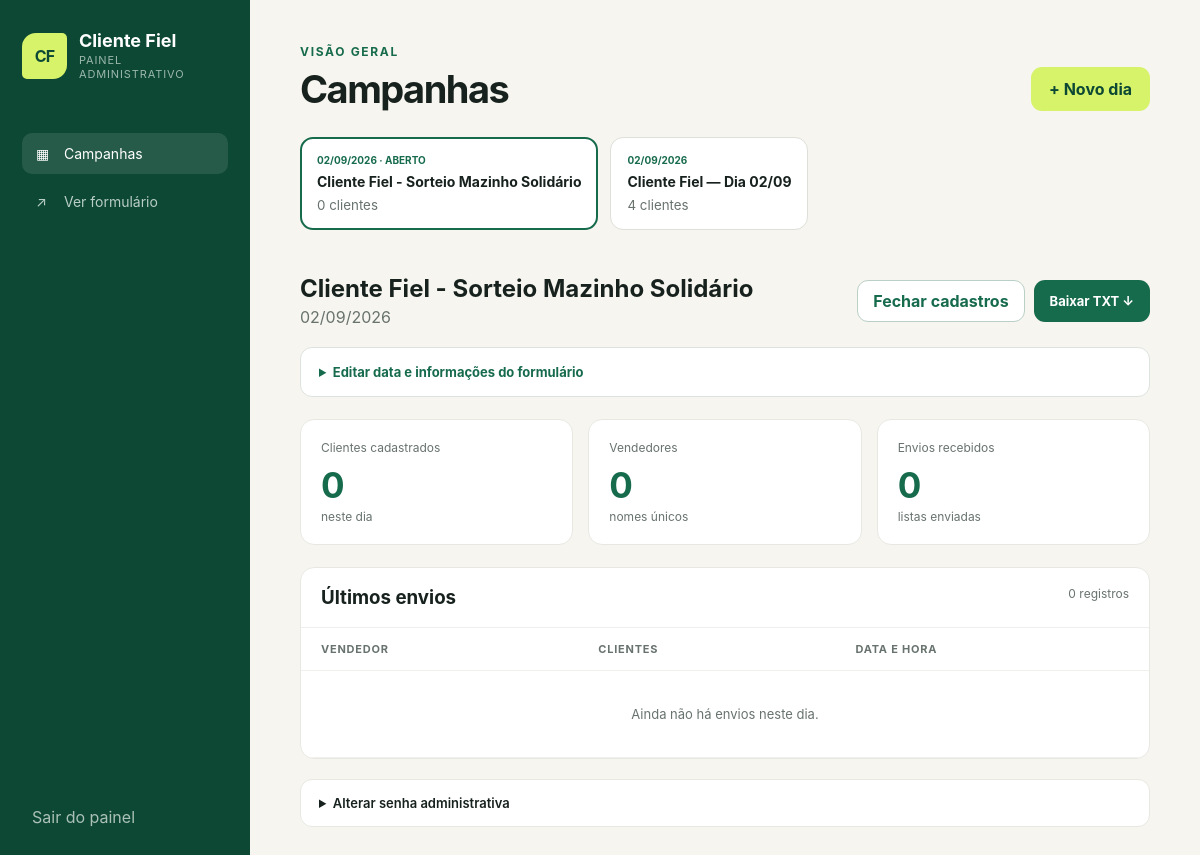
/admin.php (signed in), run on the app's committed database.
### tables this page shows
CREATE TABLE campaigns (
        id INTEGER PRIMARY KEY AUTOINCREMENT,
        campaign_date TEXT NOT NULL,
        title TEXT NOT NULL,
        is_active INTEGER NOT NULL DEFAULT 0,
        created_at TEXT NOT NULL
    , purchase_start TEXT, purchase_end TEXT, intro_text TEXT, deadline_text TEXT, rules_text TEXT, contact_text TEXT, seller_note TEXT, customer_instructions TEXT);

### bootstrap.php (called while the page is built, shortened)
<?php
function db(): PDO
{
    static $pdo = null;
    if ($pdo instanceof PDO) {
        return $pdo;
    }
    $pdo = new PDO('sqlite:' . DB_PATH, null, null, [
        PDO::ATTR_ERRMODE => PDO::ERRMODE_EXCEPTION,
        PDO::ATTR_DEFAULT_FETCH_MODE => PDO::FETCH_ASSOC,
    ]);
    $pdo->exec('PRAGMA foreign_keys = ON');
    $pdo->exec('PRAGMA busy_timeout = 5000');
    $pdo->exec('CREATE TABLE IF NOT EXISTS settings (
        setting_key TEXT PRIMARY KEY,
        setting_value TEXT NOT NULL
    )');
    $pdo->exec('CREATE TABLE IF NOT EXISTS campaigns (
        id INTEGER PRIMARY KEY AUTOINCREMENT,
        campaign_date TEXT NOT NULL,
        title TEXT NOT NULL,
        is_active INTEGER NOT NULL DEFAULT 0,
        created_at TEXT NOT NULL
    )');
    $pdo->exec('CREATE TABLE IF NOT EXISTS submissions (
        id INTEGER PRIMARY KEY AUTOINCREMENT,
        campaign_id INTEGER NOT NULL,
        seller_name TEXT NOT NULL,
        raw_text TEXT NOT NULL,
        created_at TEXT NOT NULL,
        FOREIGN KEY (campaign_id) REFERENCES campaigns(id) ON DELETE CASCADE
    )');
    $pdo->exec('CREATE TABLE IF NOT EXISTS customers (
        id INTEGER PRIMARY KEY AUTOINCREMENT,
        submission_id INTEGER NOT NULL,
        customer_name TEXT NOT NULL,
        region TEXT NOT NULL,
        FOREIGN KEY (submission_id) REFERENCES submissions(id) ON DELETE CASCADE
    )');
    return $pdo;
}
function e(?string $value): string
{
    return htmlspecialchars((string) $value, ENT_QUOTES | ENT_SUBSTITUTE, 'UTF-8');
}
function setting(string $key): ?string
{
    $stmt = db()->prepare('SELECT setting_value FROM settings WHERE setting_key = ?');
    $stmt->execute([$key]);
    $value = $stmt->fetchColumn();
    return $value === false ? null : (string) $value;
}
function format_date_br(string $date): string
{
    $parsed = DateTimeImmutable::createFromFormat('!Y-m-d', $date);
    return $parsed ? $parsed->format('d/m/Y') : $date;
}

### admin.php (the view, shortened to what this page needs)
<?php
require __DIR__ . '/bootstrap.php';
function admin_logged_in(): bool
{
    return !empty($_SESSION['admin_logged_in']);
}
$passwordHash = setting('admin_password_hash');
$view = $passwordHash === null ? 'setup' : (admin_logged_in() ? 'dashboard' : 'login');
$errors = [];
$campaigns = [];
$selected = null;
$submissions = [];
$totals = ['customers' => 0, 'sellers' => 0];
if ($view === 'dashboard') {
    $campaigns = db()->query('SELECT c.*,
        (SELECT COUNT(*) FROM submissions s WHERE s.campaign_id = c.id) AS submission_count,
        (SELECT COUNT(*) FROM customers cu JOIN submissions s2 ON s2.id = cu.submission_id WHERE s2.campaign_id = c.id) AS customer_count
        FROM campaigns c ORDER BY c.campaign_date DESC, c.id DESC')->fetchAll();
    $selectedId = filter_input(INPUT_GET, 'campaign', FILTER_VALIDATE_INT) ?: ($campaigns[0]['id'] ?? null);
    foreach ($campaigns as $candidate) {
        if ((int) $candidate['id'] === (int) $selectedId) {
            $selected = $candidate;
            break;
        }
    }
    if ($selected) {
        $stmt = db()->prepare('SELECT s.id, s.seller_name, s.created_at, COUNT(c.id) AS customer_count
            FROM submissions s LEFT JOIN customers c ON c.submission_id = s.id
            WHERE s.campaign_id = ? GROUP BY s.id ORDER BY s.created_at DESC');
        $stmt->execute([$selected['id']]);
        $submissions = $stmt->fetchAll();
        $totals['customers'] = (int) $selected['customer_count'];
        $totals['sellers'] = count(array_unique(array_column($submissions, 'seller_name')));
    }
}
?>
<!doctype html>
<html lang="pt-BR">
<head>
    <link rel="stylesheet" href="assets/style.css">
</head>
<body class="admin-body">
<?php if ($view !== 'dashboard'): ?>
    <main class="auth-shell">
        <a class="brand centered" href="index.php"><span class="brand-mark">CF</span><span><strong>Cliente Fiel</strong><small>Painel administrativo</small></span></a>
        <section class="auth-card">
            <span class="eyebrow"><?= $view === 'setup' ? 'Primeiro acesso' : 'Acesso restrito' ?></span>
            <h1><?= $view === 'setup' ? 'Crie sua senha' : 'Bem-vindo de volta' ?></h1>
            <p><?= $view === 'setup' ? 'Defina a senha que será usada para administrar as campanhas.' : 'Digite sua senha para acessar os cadastros.' ?></p>
            <?php if ($errors): ?><div class="alert error"><?= e(implode(' ', $errors)) ?></div><?php endif; ?>
            <form method="post">
                <input type="hidden" name="csrf" value="<?= e(csrf_token()) ?>">
                <input type="hidden" name="action" value="<?= $view === 'setup' ? 'setup' : 'login' ?>">
                <label for="password">Senha</label>
                <input id="password" type="password" name="password" minlength="8" required autofocus>
                <?php if ($view === 'setup'): ?>
                    <label for="password_confirm">Confirme a senha</label>
                    <input id="password_confirm" type="password" name="password_confirm" minlength="8" required>
                <?php endif; ?>
                <button class="primary-button" type="submit"><?= $view === 'setup' ? 'Criar painel' : 'Entrar' ?> <span>→</span></button>
            </form>
        </section>
        <a class="back-link" href="index.php">← Voltar ao formulário</a>
    </main>
<?php else: ?>
    <div class="dashboard-shell">
        <aside class="sidebar">
            <a class="brand light" href="admin.php"><span class="brand-mark">CF</span><span><strong>Cliente Fiel</strong><small>Painel administrativo</small></span></a>
            <nav>
                <a class="active" href="admin.php"><span>▦</span> Campanhas</a>
                <a href="index.php" target="_blank"><span>↗</span> Ver formulário</a>
            </nav>
            <form method="post" class="logout-form">
                <button type="submit">Sair do painel</button>
            </form>
        </aside>
        <main class="dashboard-main">
            <header class="dashboard-header">
                <div><span class="eyebrow">Visão geral</span><h1>Campanhas</h1></div>
                <button class="secondary-button" type="button" data-modal-open="new-day">+ Novo dia</button>
            </header>
            <section class="campaign-strip">
                <?php if (!$campaigns): ?>
                    <div class="empty-inline">Nenhum dia criado ainda. Crie o primeiro para começar.</div>
                <?php else: foreach ($campaigns as $item): ?>
                    <a class="campaign-chip <?= $selected && $selected['id'] == $item['id'] ? 'selected' : '' ?>" href="?campaign=<?= (int) $item['id'] ?>">
                        <span><?= e(format_date_br($item['campaign_date'])) ?><?= $item['is_active'] ? ' · ABERTO' : '' ?></span>
                        <strong><?= e($item['title']) ?></strong>
                        <small><?= (int) $item['customer_count'] ?> clientes</small>
                    </a>
                <?php endforeach; endif; ?>
            </section>
            <?php if ($selected): ?>
                <div class="section-title-row">
                    <div><h2><?= e($selected['title']) ?></h2><p><?= e(format_date_br($selected['campaign_date'])) ?></p></div>
                    <div class="actions">
                        <?php if ($selected['is_active']): ?>
                            <form method="post"><button class="outline-button" type="submit">Fechar cadastros</button></form>
                        <?php endif; ?>
                        <a class="primary-button small" href="?export=<?= (int) $selected['id'] ?>">Baixar TXT ↓</a>
                    </div>
                </div>
                <details class="campaign-settings" <?= isset($_GET['editar']) || $errors ? 'open' : '' ?>>
                    <summary>Editar data e informações do formulário</summary>
                </details>
                <section class="stats-grid">
                    <article><span>Clientes cadastrados</span><strong><?= $totals['customers'] ?></strong><small>neste dia</small></article>
                    <article><span>Vendedores</span><strong><?= $totals['sellers'] ?></strong><small>nomes únicos</small></article>
                    <article><span>Envios recebidos</span><strong><?= count($submissions) ?></strong><small>listas enviadas</small></article>
                </section>
                <section class="table-card">
                    <div class="table-heading"><h3>Últimos envios</h3><span><?= count($submissions) ?> registros</span></div>
                    <div class="table-scroll"><table><thead><tr><th>Vendedor</th><th>Clientes</th><th>Data e hora</th></tr></thead><tbody>
                    <?php if (!$submissions): ?><tr><td colspan="3" class="empty-cell">Ainda não há envios neste dia.</td></tr>
                    <?php else: foreach ($submissions as $submission): ?><tr><td><strong><?= e($submission['seller_name']) ?></strong></td><td><?= (int) $submission['customer_count'] ?></td><td><?= e(date('d/m/Y \à\s H:i', strtotime($submission['created_at']))) ?></td></tr><?php endforeach; endif; ?>
                    </tbody></table></div>
                </section>
            <?php endif; ?>
            <details class="settings-card">
                <summary>Alterar senha administrativa</summary>
            </details>
        </main>
    </div>
<?php endif; ?>
</body>
</html>

### data on the page
campaigns: campaign_date "02/09/2026", is_active "· ABERTO", title "Cliente Fiel - Sorteio Mazinho Solidário", customer_count "0"
campaigns: campaign_date "02/09/2026", title "Cliente Fiel — Dia 02/09", customer_count "4"

### other printed values
$totals['customers'] "0"
$totals['sellers'] "0"
count($submissions) "0"
